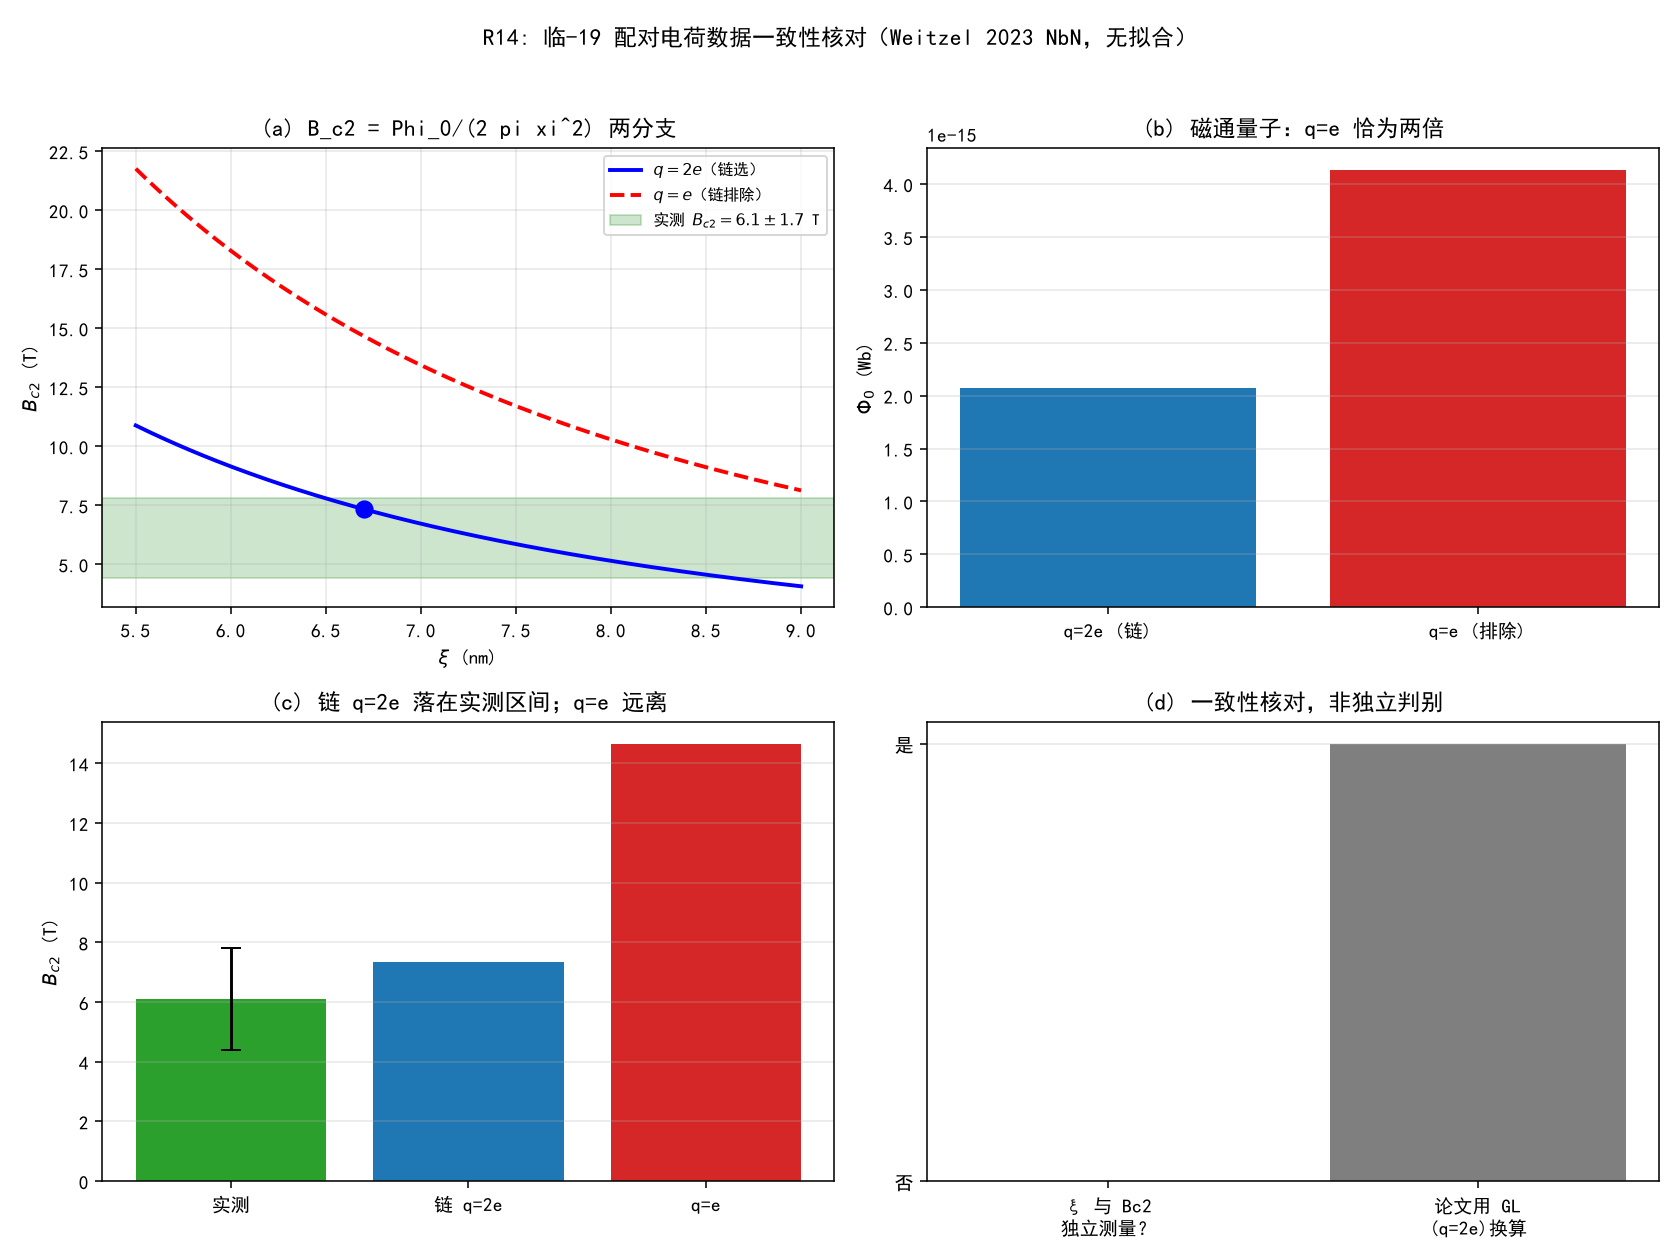

Generate this figure with Python:
# -*- coding: utf-8 -*-
"""
R14: 配对电荷 q=2e 的 B_c2 数据一致性检验（Weitzel 2023 NbN）。
只检验代数与区间包含，不拟合。仅用 numpy + matplotlib。
运行：python "10 探索/超导第一性研究/04_计算验证/临19_配对电荷数据检验.py"
"""
import csv
import math
import os

import numpy as np
import matplotlib
matplotlib.use("Agg")
import matplotlib.pyplot as plt

plt.rcParams["font.sans-serif"] = ["SimHei", "Microsoft YaHei"]
plt.rcParams["axes.unicode_minus"] = False

HERE = os.path.dirname(os.path.abspath(__file__))
H = 6.62607015e-34
E = 1.602176634e-19
PHI_2E = H / (2 * E)  # q=2e 磁通量子
PHI_E = H / E         # q=e 磁通量子

XI = 6.7e-9        # 实测 xi
XI_ERR = 0.6e-9
BC2_MEAS = 6.1     # 实测 B_c2 (T)
BC2_ERR = 1.7


def bc2(Phi, xi):
    return Phi / (2 * math.pi * xi**2)


def assertions():
    out = {}
    out["Phi_0_2e_Wb"] = PHI_2E
    out["Phi_0_e_Wb"] = PHI_E
    out["flux_ratio_qe_over_q2e"] = PHI_E / PHI_2E
    out["flux_double_exact"] = bool(abs(PHI_E / PHI_2E - 2.0) < 1e-12)

    b2e = bc2(PHI_2E, XI)
    be = bc2(PHI_E, XI)
    out["Bc2_q2e_T"] = float(b2e)
    out["Bc2_qe_T"] = float(be)
    out["Bc2_ratio"] = be / b2e
    out["Bc2_in_measured_2e"] = bool(BC2_MEAS - BC2_ERR <= b2e <= BC2_MEAS + BC2_ERR)
    out["Bc2_outside_measured_e"] = bool(not (BC2_MEAS - BC2_ERR <= be <= BC2_MEAS + BC2_ERR))

    # xi 误差传播 [6.1,7.3] nm
    blo = bc2(PHI_2E, XI - XI_ERR)
    bhi = bc2(PHI_2E, XI + XI_ERR)
    rng_lo, rng_hi = min(blo, bhi), max(blo, bhi)
    out["Bc2_range_q2e_T"] = f"{rng_lo:.2f}-{rng_hi:.2f}"
    out["range_overlaps_measured"] = bool(rng_lo <= BC2_MEAS + BC2_ERR and rng_hi >= BC2_MEAS - BC2_ERR)
    return out


def plots(a):
    fig, axes = plt.subplots(2, 2, figsize=(12, 9))

    # (a) B_c2(xi) 两分支
    ax = axes[0, 0]
    xis = np.linspace(5.5e-9, 9e-9, 200)
    ax.plot(xis * 1e9, np.array([bc2(PHI_2E, x) for x in xis]), "b-", lw=2, label=r"$q=2e$（链选）")
    ax.plot(xis * 1e9, np.array([bc2(PHI_E, x) for x in xis]), "r--", lw=2, label=r"$q=e$（链排除）")
    ax.axhspan(BC2_MEAS - BC2_ERR, BC2_MEAS + BC2_ERR, color="green", alpha=0.2,
               label=f"实测 $B_{{c2}}={BC2_MEAS}\\pm{BC2_ERR}$ T")
    ax.scatter([XI * 1e9], [bc2(PHI_2E, XI)], c="blue", s=70, zorder=5)
    ax.set_xlabel(r"$\xi$ (nm)")
    ax.set_ylabel(r"$B_{c2}$ (T)")
    ax.set_title("(a) B_c2 = Phi_0/(2 pi xi^2) 两分支")
    ax.legend(fontsize=8)
    ax.grid(alpha=0.3)

    # (b) 磁通量子对比
    ax = axes[0, 1]
    ax.bar(["q=2e (链)", "q=e (排除)"], [PHI_2E, PHI_E], color=["tab:blue", "tab:red"])
    ax.set_ylabel(r"$\Phi_0$ (Wb)")
    ax.set_title("(b) 磁通量子：q=e 恰为两倍")
    ax.grid(alpha=0.3, axis="y")

    # (c) B_c2 分支 vs 实测区间
    ax = axes[1, 0]
    ax.bar(["实测", "链 q=2e", "q=e"], [BC2_MEAS, bc2(PHI_2E, XI), bc2(PHI_E, XI)],
           color=["tab:green", "tab:blue", "tab:red"])
    ax.errorbar([0], [BC2_MEAS], yerr=BC2_ERR, fmt="none", ecolor="black", capsize=5)
    ax.set_ylabel(r"$B_{c2}$ (T)")
    ax.set_title("(c) 链 q=2e 落在实测区间；q=e 远离")
    ax.grid(alpha=0.3, axis="y")

    # (d) 独立性审计
    ax = axes[1, 1]
    labels = ["ξ 与 Bc2\n独立测量？", "论文用 GL\n(q=2e)换算"]
    vals = [0, 1]
    ax.bar(labels, vals, color=["tab:red", "tab:gray"])
    ax.set_yticks([0, 1])
    ax.set_yticklabels(["否", "是"])
    ax.set_title("(d) 一致性核对，非独立判别")
    ax.grid(alpha=0.3, axis="y")

    fig.suptitle("R14: 临-19 配对电荷数据一致性核对（Weitzel 2023 NbN，无拟合）", fontsize=12)
    fig.tight_layout(rect=[0, 0, 1, 0.96])
    png = os.path.join(HERE, "临19_配对电荷数据检验.png")
    fig.savefig(png, dpi=140)
    plt.close(fig)
    return png


if __name__ == "__main__":
    a = assertions()
    print("=== R14 数值断言 ===")
    for k, v in a.items():
        print(f"{k:32s} = {v}")
    p = plots(a)
    path = os.path.join(HERE, "临19_配对电荷数据检验_断言.csv")
    with open(path, "w", newline="", encoding="utf-8-sig") as f:
        w = csv.writer(f)
        w.writerow(["assertion", "value"])
        for k, v in a.items():
            w.writerow([k, v])
    print(f"\n图像: {p}\n断言表: {path}")
